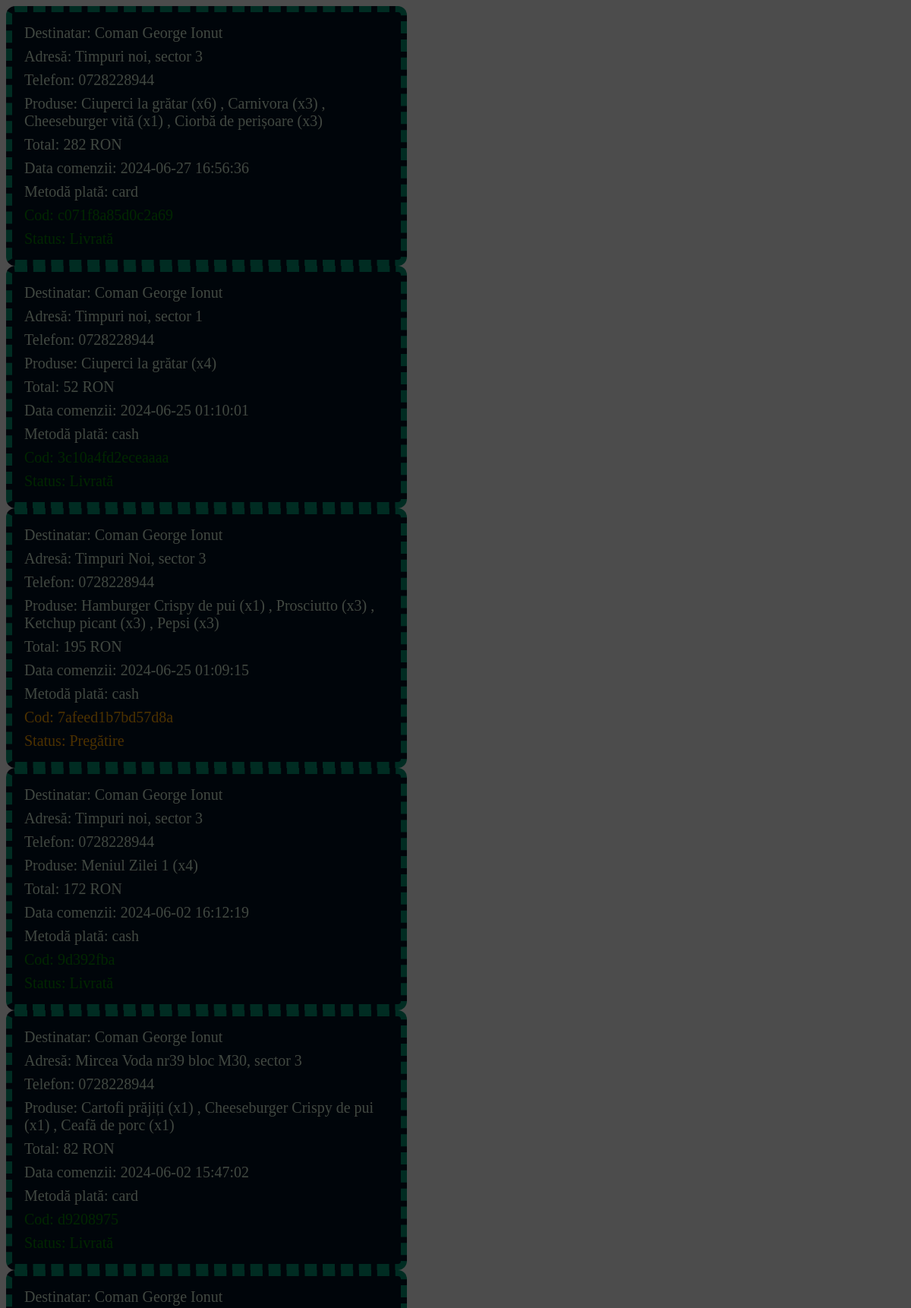
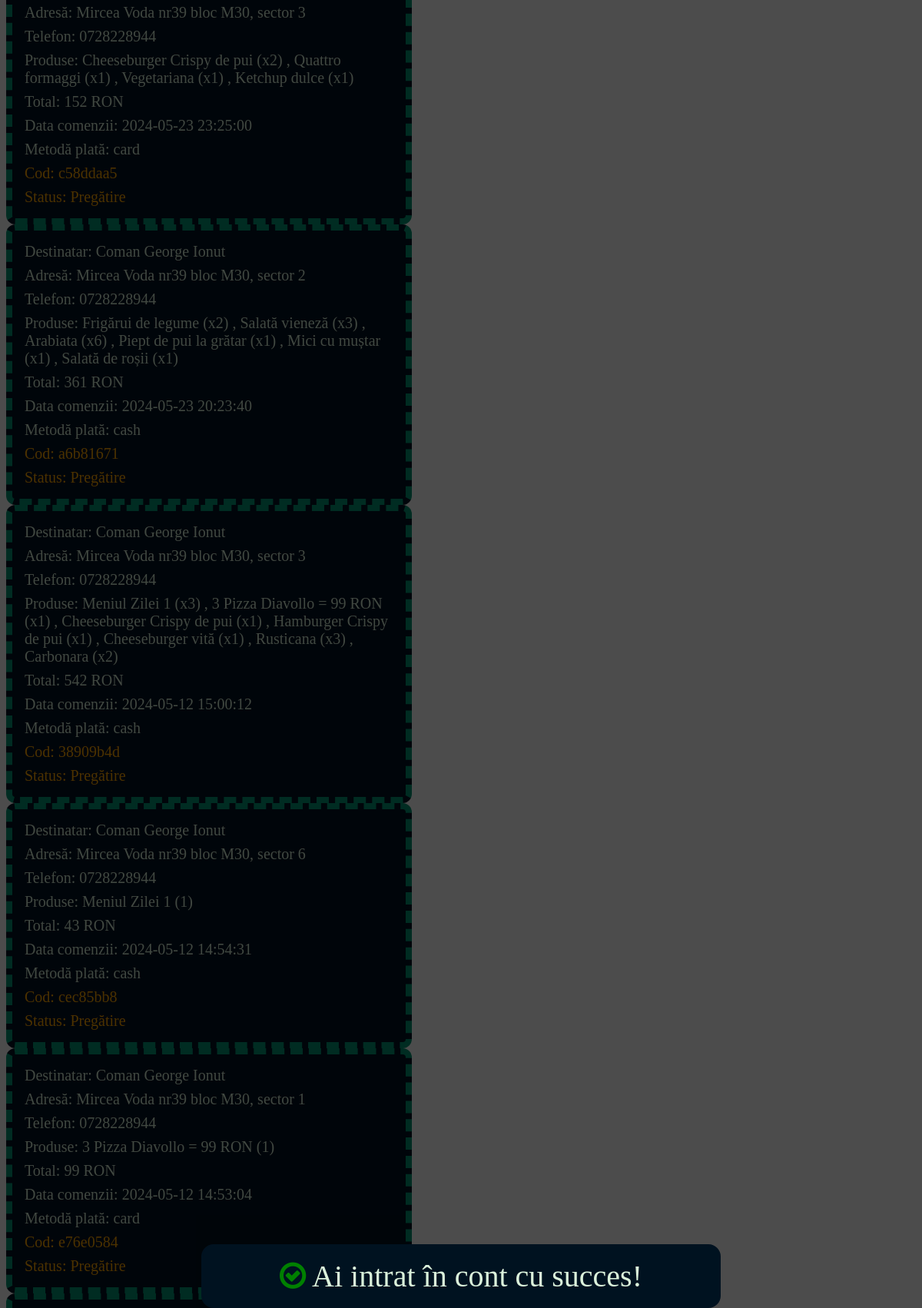
Screenshot of /procesare-comenzile-mele.php (signed in, upper part) with the database file from the repository (2 pictures, top to bottom).
### tables this page shows
CREATE TABLE `comenzi` (
  `idcomanda` int NOT NULL AUTO_INCREMENT,
  `idcont` int NOT NULL,
  `produse` varchar(999) NOT NULL,
  `total_comanda` varchar(45) NOT NULL,
  `nume_destinatar` varchar(100) NOT NULL,
  `prenume_destinatar` varchar(100) NOT NULL,
  `email_destinatar` varchar(255) NOT NULL,
  `telefon_destinatar` varchar(45) NOT NULL,
  `adresa_destinatar` varchar(999) NOT NULL,
  `sector` varchar(45) NOT NULL,
  `metoda_plata` varchar(45) NOT NULL,
  `data_comanda` datetime NOT NULL,
  `status` varchar(100) NOT NULL,
  `cod_comanda` varchar(45) NOT NULL,
  PRIMARY KEY (`idcomanda`),
  KEY `fk_1_comenzi_idx` (`idcont`),
  CONSTRAINT `fk_1_comenzi` FOREIGN KEY (`idcont`) REFERENCES `conturi` (`idcont`) ON DELETE CASCADE ON UPDATE CASCADE
);

### procesare-comenzile-mele.php (the view, shortened to what this page needs)
<?php
include 'sessionstart.php';
?>
<!DOCTYPE html>
<html lang="en">
<head>
    <link rel="stylesheet" href="https://cdnjs.cloudflare.com/ajax/libs/font-awesome/4.7.0/css/font-awesome.min.css">
</head>
<body>
    <?php
    $result_select_comenzi_utilizator = mysqli_query($conn, "SELECT * FROM comenzi WHERE idcont ='$idCont' ORDER BY data_comanda DESC LIMIT 20");
    if (mysqli_num_rows($result_select_comenzi_utilizator) > 0) {
        while ($row = mysqli_fetch_assoc($result_select_comenzi_utilizator)) {
            $produse_comanda = $row["produse"];
            $total_comanda = $row["total_comanda"];
            $nume_destinatar = $row["nume_destinatar"];
            $prenume_destinatar = $row["prenume_destinatar"];
            $telefon_destinatar = $row["telefon_destinatar"];
            $adresa_destinatar = $row["adresa_destinatar"];
            $sector = $row["sector"];
            $metoda_plata = $row["metoda_plata"];
            $data_comanda = $row["data_comanda"];
            $status = $row["status"];
            $cod_comanda = $row["cod_comanda"];
    ?>
            <div class="comanda-container">
                <p>Destinatar: <?php echo $nume_destinatar; ?><span> <?php echo $prenume_destinatar; ?></span></p>
                <p>Adresă: <?php echo $adresa_destinatar; ?>, <?php echo $sector; ?></p>
                <p>Telefon: <?php echo $telefon_destinatar ?></p>
                <p>Produse: <?php echo $produse_comanda; ?></p>
                <p>Total: <?php echo $total_comanda; ?> RON</p>
                <p>Data comenzii: <?php echo $data_comanda; ?></p>
                <p>Metodă plată: <?php echo $metoda_plata ?></p>
                <?php
                if ($status === "Pregătire") {
                ?>
                    <p style="color:orange;">Cod: <?php echo $cod_comanda; ?></p>
                    <p style="color:orange;">Status: <?php echo $status ?></p>
                <?php
                }
                if ($status === "Livrată") {
                ?>
                    <p style="color:green;">Cod: <?php echo $cod_comanda; ?></p>
                    <p style="color:green;">Status: <?php echo $status ?></p>
                <?php
                }
                ?>
            </div>
        <?php
        }
    } else {
        ?>
        <div style="font-size:5vh;">
            Nu ai efectutat comenzi!
        </div>
    <?php
    }
    ?>
</body>
</html>

### sessionstart.php (shortened to what this page needs)
<?php
if (isset($_SESSION["idcont"])) {
    $idCont = $_SESSION["idcont"];
}
if (isset($_SESSION["success-login"])) {
?>
    <div class="success-message-container-login" id="success_login_alert">
        <div class="success-message-login" style="background-color:#001220;color:rgb(219, 241, 219);"><i class="fa fa-check-circle-o" aria-hidden="true" style="color: green;"></i> <?php echo $_SESSION["success-login"]; ?></div>
    </div>
<?php
}
?>
<html>
</html>

### sessionstart.php (style rules this page uses)
.success-message-login { color: #001220; font-size: 5vh; text-align: center; background-color: rgb(144, 236, 52); z-index: 9; padding: 2vh 2vh; border-radius: 2vh; border: solid 0.3vh #001220; width: 80vh; }
.success-message-container-login { display: flex; position: fixed; left: 0; top: 0; width: 100%; height: 100%; overflow: auto; background-color: rgb(0, 0, 0); background-color: rgba(0, 0, 0, 0.7); justify-content: center; align-items: center; z-index: 9; }

### procesare-comenzile-mele.php (style rules this page uses)
.comanda-container { background-color: #001220; color: rgb(219, 241, 219); display: flex; flex-direction: column; width: 60vh; gap: 1vh; padding: 2vh 2vh; text-align: left; border: 1vh #009473 dashed; border-radius: 1.5vh; }
.comanda-container p { margin: 0; font-size: 2.5vh; }
* { font-family: "Bree Serif", serif; font-weight: 400; font-style: normal; }

### rows the page displays
comenzi: nume_destinatar "Coman", prenume_destinatar "George Ionut", adresa_destinatar "Timpuri noi", sector "sector 3", telefon_destinatar "0728228944", produse "Ciuperci la grătar (x6) , Carnivora (x3) , Cheeseburger vită (x1) , Ciorbă de perișoare (x3)", total_comanda "282", data_comanda "2024-06-27 16:56:36", metoda_plata "card"
comenzi: nume_destinatar "Coman", prenume_destinatar "George Ionut", adresa_destinatar "Timpuri noi", sector "sector 1", telefon_destinatar "0728228944", produse "Ciuperci la grătar (x4)", total_comanda "52", data_comanda "2024-06-25 01:10:01", metoda_plata "cash"
comenzi: nume_destinatar "Coman", prenume_destinatar "George Ionut", adresa_destinatar "Timpuri Noi", sector "sector 3", telefon_destinatar "0728228944", produse "Hamburger Crispy de pui (x1) , Prosciutto (x3) , Ketchup picant (x3) , Pepsi (x3)", total_comanda "195", data_comanda "2024-06-25 01:09:15", metoda_plata "cash", cod_comanda "7afeed1b7bd57d8a", status "Pregătire"
comenzi: nume_destinatar "Coman", prenume_destinatar "George Ionut", adresa_destinatar "Timpuri noi", sector "sector 3", telefon_destinatar "0728228944", produse "Meniul Zilei 1 (x4)", total_comanda "172", data_comanda "2024-06-02 16:12:19", metoda_plata "cash"
comenzi: nume_destinatar "Coman", prenume_destinatar "George Ionut", adresa_destinatar "Mircea Voda nr39 bloc M30", sector "sector 3", telefon_destinatar "0728228944", produse "Cartofi prăjiți (x1) , Cheeseburger Crispy de pui (x1) , Ceafă de porc (x1)", total_comanda "82", data_comanda "2024-06-02 15:47:02", metoda_plata "card"
comenzi: nume_destinatar "Coman", prenume_destinatar "George Ionut", adresa_destinatar "Mircea Voda nr39 bloc M30", sector "sector 3", telefon_destinatar "0728228944", produse "Cheeseburger Crispy de pui (x2) , Quattro formaggi (x1) , Vegetariana (x1) , Ketchup dulce (x1)", total_comanda "152", data_comanda "2024-05-23 23:25:00", metoda_plata "card", cod_comanda "c58ddaa5", status "Pregătire"
comenzi: nume_destinatar "Coman", prenume_destinatar "George Ionut", adresa_destinatar "Mircea Voda nr39 bloc M30", sector "sector 2", telefon_destinatar "0728228944", produse "Frigărui de legume (x2) , Salată vieneză (x3) , Arabiata (x6) , Piept de pui la grătar (x1) , Mici cu muștar (x1) , Salată de roșii (x1)", total_comanda "361", data_comanda "2024-05-23 20:23:40", metoda_plata "cash", cod_comanda "a6b81671", status "Pregătire"
comenzi: nume_destinatar "Coman", prenume_destinatar "George Ionut", adresa_destinatar "Mircea Voda nr39 bloc M30", sector "sector 3", telefon_destinatar "0728228944", produse "Meniul Zilei 1 (x3) , 3 Pizza Diavollo = 99 RON (x1) , Cheeseburger Crispy de pui (x1) , Hamburger Crispy de pui (x1) , Cheeseburger vită (x1) , Rusticana (x3) , Carbonara (x2)", total_comanda "542", data_comanda "2024-05-12 15:00:12", metoda_plata "cash", cod_comanda "38909b4d", status "Pregătire"
comenzi: nume_destinatar "Coman", prenume_destinatar "George Ionut", adresa_destinatar "Mircea Voda nr39 bloc M30", sector "sector 6", telefon_destinatar "0728228944", produse "Meniul Zilei 1 (1)", total_comanda "43", data_comanda "2024-05-12 14:54:31", metoda_plata "cash", cod_comanda "cec85bb8", status "Pregătire"
comenzi: nume_destinatar "Coman", prenume_destinatar "George Ionut", adresa_destinatar "Mircea Voda nr39 bloc M30", sector "sector 1", telefon_destinatar "0728228944", produse "3 Pizza Diavollo = 99 RON (1)", total_comanda "99", data_comanda "2024-05-12 14:53:04", metoda_plata "card", cod_comanda "e76e0584", status "Pregătire"

### other values shown
$_SESSION["success-login"] "Ai intrat în cont cu succes!"
